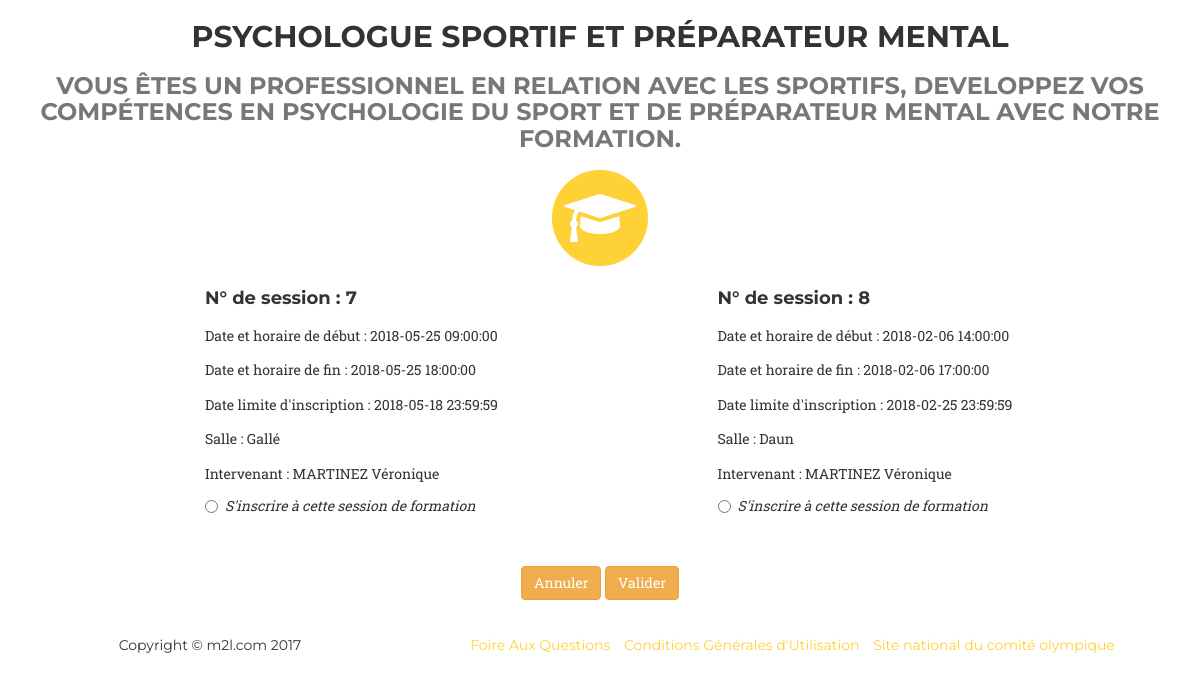
The page /sessionsFormation.php?idSession=4 on the database its author committed.
### tables this page shows
CREATE TABLE `formation` (
  `idFormation` int(11) NOT NULL,
  `titre` text,
  `descriptif` text,
  `image` varchar(30) NOT NULL
);

CREATE TABLE `sessionformation` (
  `idSession` int(11) NOT NULL,
  `idFormation` int(11) DEFAULT NULL,
  `idIntervenant` int(11) DEFAULT NULL,
  `dateLimiteInsc` datetime DEFAULT NULL,
  `dateDebut` datetime NOT NULL,
  `dateFin` datetime NOT NULL,
  `salle` text
);

CREATE TABLE `intervenant` (
  `idIntervenant` int(11) NOT NULL,
  `nom` text,
  `prenom` text,
  `titre` text,
  `adresse` text,
  `codePostal` text,
  `email` text,
  `tel` text
);

### _gestionFonction.php (called while the page is built, shortened)
<?php
function connexion() {
    $user = 'root';
    $pass = '';
    $hote = 'localhost';
    $port = '3306';
    $base = 'm2l_formation';
    $dsn="mysql:$hote;port=$port;dbname=$base";
    $pdo = null;
    try {
        $pdo = new PDO($dsn,$user,$pass, array(PDO::MYSQL_ATTR_INIT_COMMAND => "SET NAMES utf8"));
    } catch (PDOException $err) {
        $messageErreur = $err->getMessage();
        error_log($messageErreur, 0);
    }
    return $pdo;
}
function listeFormations(){
    $lesFormations = array();
    $pdo = connexion();
    if($pdo != null){
        $sql = "SELECT idFormation, titre, descriptif, image FROM formation";
        $pdoStatement = $pdo->query($sql);
        $lesFormations = $pdoStatement->fetchAll(PDO::FETCH_ASSOC);
    }
    return $lesFormations;
}
function listeSessions($idFormation){
    $lesSessions = array();
    $pdo = connexion();
    if($pdo != null){
        $sql = "SELECT * FROM sessionformation JOIN intervenant ON sessionformation.idIntervenant = intervenant.idIntervenant WHERE idFormation=:idFormation";
        $pdoStatement = $pdo->prepare($sql);
        $pdoStatement->bindParam(":idFormation",$idFormation);
        $pdoStatement->execute();
        $lesSessions = $pdoStatement->fetchAll(PDO::FETCH_ASSOC);
    }
    return $lesSessions;
}

### sessionsFormation.php (the view, shortened to what this page needs)
<?php
include_once '_gestionFonction.php';
include 'header.inc.php';
if(isset($_GET["idSession"])){
    $idSession = $_GET["idSession"];
}
?>
            <div class="row">
                <div class="col-lg-12 text-center">
                    <?php $listeFormations = listeFormations();
                    foreach($listeFormations as $formation){
                        if($formation["idFormation"] == $idSession){
                    ?>
                    <h2 class="section-heading"><?php echo $formation["titre"]; ?></h2>
                    <h3 class="section-subheading text-muted"><?php echo $formation["descriptif"]; ?></h3>
                </div>
                <?php } }?>
            </div>
            <div class="row text-center">
                <div class="col-md-offset-1 col-md-10">
                    <span class="fa-stack fa-4x">
                        <i class="fa fa-circle fa-stack-2x text-primary"></i>
                        <i class="fa fa-mortar-board fa-stack-1x fa-inverse"></i>
                    </span>
                </div>
            </div>
            <form action="sessionFormation.traitement.php" method="post">
                <div class="row">
                    <?php
                    $listeSessions = listeSessions($_SESSION["idFormation"]);
                    for($i=0;$i<count($listeSessions);$i++){
                    $session = $listeSessions[$i];
                        if(strtotime($session["dateLimiteInsc"]) > strtotime(date("Y-m-d H:i:s"))){
                            if($i%2==0){
                            ?>
                            <div class="col-md-offset-2 col-md-4">
                                <h4 class="service-heading">N° de session : <?php echo $session["idSession"]; ?></h4>
                                <p>Date et horaire de début : <?php echo $session["dateDebut"]; ?></p>
                                <p>Date et horaire de fin : <?php echo $session["dateFin"]; ?></p>
                                <p>Date limite d'inscription : <?php echo $session["dateLimiteInsc"]; ?></p>
                                <p>Salle : <?php echo $session["salle"]; ?></p>
                                <p>Intervenant : <?php echo $session["nom"]. " ".$session["prenom"]; ?></p>
                                <div class="radio">
                                    <label>
                                        <input type="radio" value="<?php echo $session["idSession"]; ?>" name="choixSession"> <span class="italique">S'inscrire à cette session de formation</span>
                                    </label>
                                </div>
                            </div>
                            <?php }else{ ?>
                            <div class="col-md-offset-1 col-md-4">
                                <h4 class="service-heading">N° de session : <?php echo $session["idSession"]; ?></h4>
                                <p>Date et horaire de début : <?php echo $session["dateDebut"]; ?></p>
                                <p>Date et horaire de fin : <?php echo $session["dateFin"]; ?></p>
                                <p>Date limite d'inscription : <?php echo $session["dateLimiteInsc"]; ?></p>
                                <p>Salle : <?php echo $session["salle"]; ?></p>
                                <p>Intervenant : <?php echo $session["nom"]. " ".$session["prenom"]; ?></p>
                                <div class="radio">
                                    <label>
                                        <input type="radio" value="<?php echo $session["idSession"]; ?>" name="choixSession"> <span class="italique">S'inscrire à cette session de formation</span>
                                    </label>
                                </div>
                            </div>
                    <?php } } } ?>
                </div>
                <div class="row">
                    <div class="col-lg-12 text-center">
                        <br>
                        <br>
                        <div>
                            <button type="submit" name="annuler" class="btn btn-warning">Annuler</button>
                            <button type="submit" name="valider" class="btn btn-warning">Valider</button>
                        </div>
                    </div>
                </div>
            </form>
<?php include 'footer.inc.php'; ?>

### css/agency.css (style rules this page uses)
.text-primary { color: #fed136; }
.italique { font-style: italic; }
p { font-size: 14px; line-height: 1.75; }
h1, h2, h3, h4, h5, h6 { font-family: "Montserrat", "Helvetica Neue", Helvetica, Arial, sans-serif; text-transform: uppercase; font-weight: 700; }
.service-heading { margin: 15px 0; text-transform: none; }

### rows shown on the page
formation: titre "PSYCHOLOGUE SPORTIF ET PRÉPARATEUR MENTAL", descriptif "VOUS ÊTES UN PROFESSIONNEL EN RELATION AVEC LES SPORTIFS, DEVELOPPEZ VOS COMPÉTENCES EN PSYCHOLOGIE DU SPORT ET DE PRÉPARATEUR MENTAL AVEC NOTRE FORMATION."
sessionformation: idSession "7", dateDebut "2018-05-25 09:00:00", dateFin "2018-05-25 18:00:00", dateLimiteInsc "2018-05-18 23:59:59", salle "Gallé", idIntervenant.nom "MARTINEZ", idIntervenant.prenom "Véronique"
sessionformation: idSession "8", dateDebut "2018-02-06 14:00:00", dateFin "2018-02-06 17:00:00", dateLimiteInsc "2018-02-25 23:59:59", salle "Daun", idIntervenant.nom "MARTINEZ", idIntervenant.prenom "Véronique"
